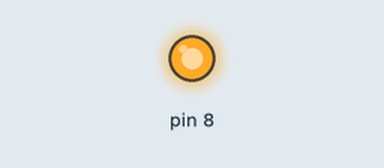
A sketch run on a simulated Arduino Uno, built with avr-gcc and run on an emulated ATmega328P. Shown: output pins drawn as LEDs (lit = HIGH).

Above: at 2.5 s.
At 7.5 s:
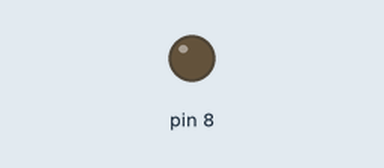
Timing chart, 0 to 13.0 s (numbered marks = the images above):
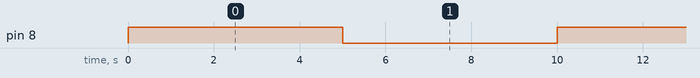

Measured:
- by itself, pin 8: alternates HIGH for 5.0 s and LOW for 5.0 s

The sketch:

rivi-garaz-v3.ino
```cpp
static uint32_t timer;
bool value = false;

void setup () {
  Serial.begin(9600);
  pinMode(8, OUTPUT);
}

void loop () {
  if (millis() > timer) {
    timer = millis() + 5000;
    if(value){
      digitalWrite(8, LOW);
      value = false;
    }else{
      digitalWrite(8, HIGH);
      value = true;
    }

  }

}
```
